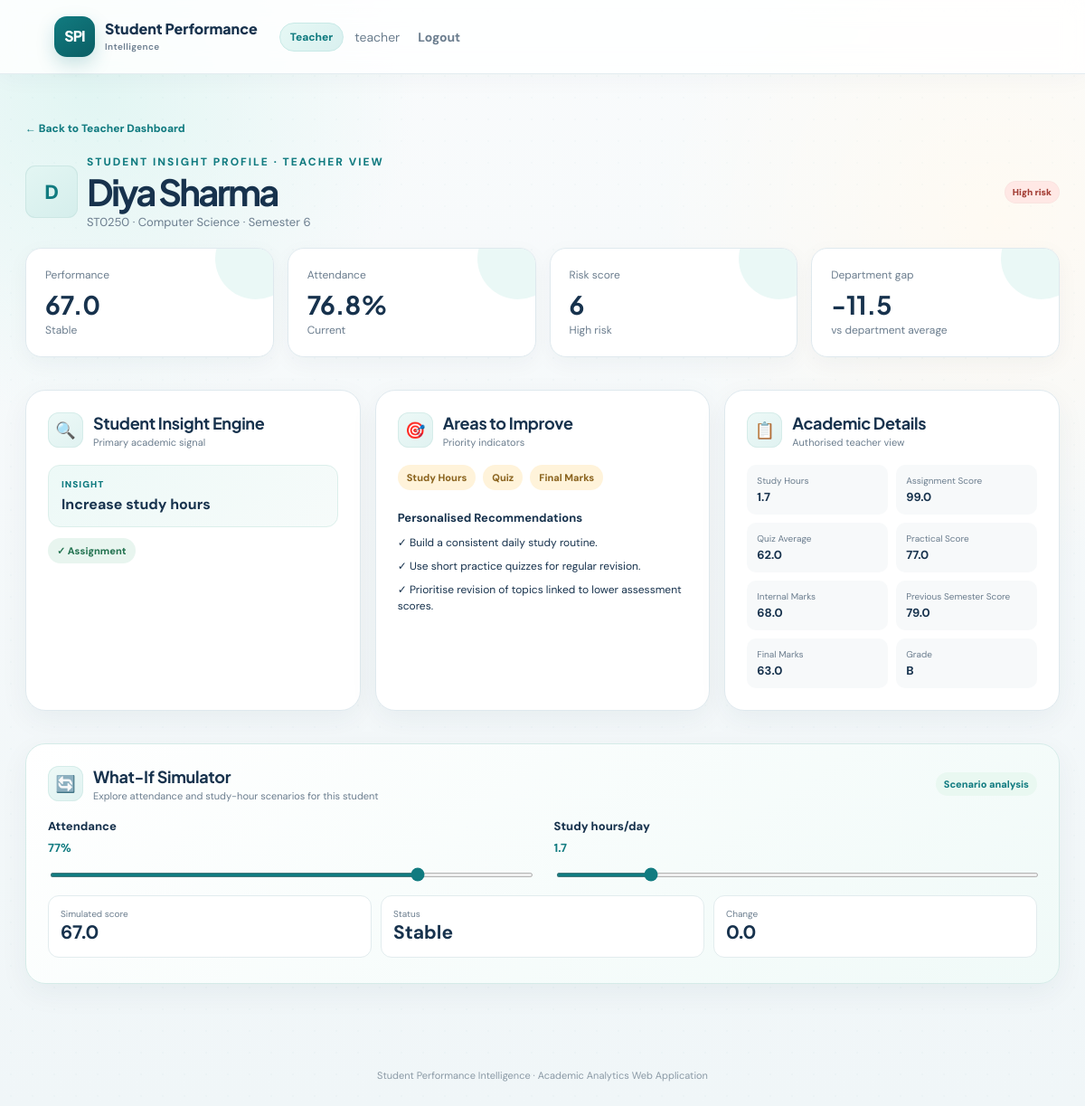
/teacher/student/ST0250 (signed in), run on the app's committed database.
### tables this page shows
CREATE TABLE students (
        Student_ID TEXT PRIMARY KEY, Name TEXT, Gender TEXT, Department TEXT, Semester INTEGER,
        Attendance REAL, Study_Hours REAL, Assignment_Submission_Rate REAL, Assignment_Score REAL,
        Quiz_Average REAL, Practical_Score REAL, Internal_Marks REAL, Previous_Semester_Score REAL,
        Participation_Score REAL, Extra_Curricular TEXT, Final_Marks REAL, Grade TEXT,
        Performance_Score REAL, Performance_Status TEXT, Support_Flag TEXT, Department_Average REAL,
        Performance_Gap REAL, Primary_Insight TEXT);

### app.py (the view)
@app.route('/teacher/student/<student_id>')
def teacher_student(student_id):
    if not login_required('teacher'): return redirect(url_for('login'))
    conn=get_db(); row=conn.execute('SELECT * FROM students WHERE Student_ID=?',(student_id,)).fetchone(); conn.close()
    if not row: return 'Student not found',404
    return render_template('student_detail.html', student=enrich(row), teacher=True)

### app.py (called while the page is built)
def get_db():
    conn = sqlite3.connect(DB)
    conn.row_factory = sqlite3.Row
    return conn

def risk_score(row):
    score = 0
    if row['Attendance'] < 60: score += 3
    elif row['Attendance'] < 75: score += 2
    elif row['Attendance'] < 85: score += 1
    if row['Study_Hours'] < 2: score += 3
    elif row['Study_Hours'] < 4: score += 1
    if row['Final_Marks'] < 50: score += 3
    elif row['Final_Marks'] < 65: score += 2
    elif row['Final_Marks'] < 75: score += 1
    if row['Practical_Score'] < 50: score += 2
    elif row['Practical_Score'] < 60: score += 1
    if row['Assignment_Score'] < 50: score += 2
    if row['Quiz_Average'] < 50: score += 2
    return score

def risk_level(score):
    if score >= 6: return 'High'
    if score >= 3: return 'Medium'
    return 'Low'

def login_required(role=None):
    return 'username' in session and (role is None or session.get('role') == role)

### templates/student_detail.html (shortened to what this page needs)
{% extends 'base.html' %}{% block content %}<a class="back-link" href="{{ url_for('teacher_dashboard') }}">← Back to Teacher Dashboard</a>
<section class="profile-head"><div class="student-cell"><span class="avatar large">{{ student.Name[0] }}</span><div><div class="eyebrow">STUDENT INSIGHT PROFILE · TEACHER VIEW</div><h1>{{ student.Name }}</h1><p>{{ student.Student_ID }} · {{ student.Department }} · Semester {{ student.Semester }}</p></div></div><span class="badge {{ student.Risk_Level|lower }}">{{ student.Risk_Level }} risk</span></section>
<section class="metric-grid"><div class="metric"><span>Performance</span><strong>{{ student.Performance_Score }}</strong><small>{{ student.Performance_Status }}</small></div><div class="metric"><span>Attendance</span><strong>{{ '%.1f'|format(student.Attendance) }}%</strong><small>Current</small></div><div class="metric"><span>Risk score</span><strong>{{ student.Risk_Score }}</strong><small>{{ student.Risk_Level }} risk</small></div><div class="metric"><span>Department gap</span><strong>{{ '%+.1f'|format(student.Performance_Gap) }}</strong><small>vs department average</small></div></section>
<div class="three-grid"><section class="panel"><div class="section-title"><div><span class="icon-bubble">🔍</span><div><h2>Student Insight Engine</h2><small>Primary academic signal</small></div></div></div><div class="primary-insight"><span>Insight</span><b>{{ student.Primary_Insight }}</b></div><div class="tag-list">{% for x in student.Strengths %}<span class="tag positive">✓ {{ x }}</span>{% endfor %}{% if not student.Strengths %}<span class="muted">No strong metric above the configured threshold.</span>{% endif %}</div></section><section class="panel"><div class="section-title"><div><span class="icon-bubble">🎯</span><div><h2>Areas to Improve</h2><small>Priority indicators</small></div></div></div><div class="tag-list">{% for x in student.Improvement_Areas %}<span class="tag focus">{{ x }}</span>{% else %}<span class="muted">No major low-score area.</span>{% endfor %}</div><h3 class="mini-heading">Personalised Recommendations</h3>{% for r in student.Recommendations %}<p class="rec-line">✓ {{ r }}</p>{% endfor %}</section><section class="panel"><div class="section-title"><div><span class="icon-bubble">📋</span><div><h2>Academic Details</h2><small>Authorised teacher view</small></div></div></div><div class="details compact">{% for k in ['Study_Hours','Assignment_Score','Quiz_Average','Practical_Score','Internal_Marks','Previous_Semester_Score','Final_Marks','Grade'] %}<div><small>{{ k|replace('_',' ') }}</small><b>{{ student[k] }}</b></div>{% endfor %}</div></section></div>
<section class="panel whatif teacher-whatif"><div class="section-title"><div><span class="icon-bubble">🔄</span><div><h2>What-If Simulator</h2><small>Explore attendance and study-hour scenarios for this student</small></div></div><span class="ai-status">Scenario analysis</span></div><div class="slider-row"><label>Attendance <b id="av">{{ '%.0f'|format(student.Attendance) }}%</b><input id="attendance" type="range" min="0" max="100" value="{{ student.Attendance }}" oninput="updateWhatIf()"></label><label>Study hours/day <b id="sv">{{ '%.1f'|format(student.Study_Hours) }}</b><input id="study" type="range" min="0" max="8" step="0.5" value="{{ student.Study_Hours }}" oninput="updateWhatIf()"></label></div><div class="whatif-result"><div><span>Simulated score</span><b id="ws">{{ student.Performance_Score }}</b></div><div><span>Status</span><b id="wt">{{ student.Performance_Status }}</b></div><div><span>Change</span><b id="wc">0.0</b></div></div></section>
{% endblock %}

### data on the page
students: Name "D", Name "Diya Sharma", Student_ID "ST0250", Department "Computer Science", Semester "6", Performance_Score "67.0", Performance_Status "Stable", Attendance "76.8", Performance_Gap "-11.5", Primary_Insight "Increase study hours", Study_Hours "1.7" "99.0" "62.0" "77.0" "68.0" "79.0" "63.0" "B", Attendance "77", Study_Hours "1.7", Study_Hours "1.5"

### other printed values
{{ session.get('role')|title }} "Teacher"
{{ session.get('username') }} "teacher"
{{ student.Risk_Level }} "High"
{{ student.Risk_Score }} "6"
{{ x }} "Assignment"
{{ x }} "Study Hours" "Quiz" "Final Marks"
{{ r }} "Build a consistent daily study routine." "Use short practice quizzes for regular revision." "Prioritise revision of topics linked to lower assessment scores."
{{ k|replace('_',' ') }} "Study Hours" "Assignment Score" "Quiz Average" "Practical Score" "Internal Marks" "Previous Semester Score" "Final Marks" "Grade"
